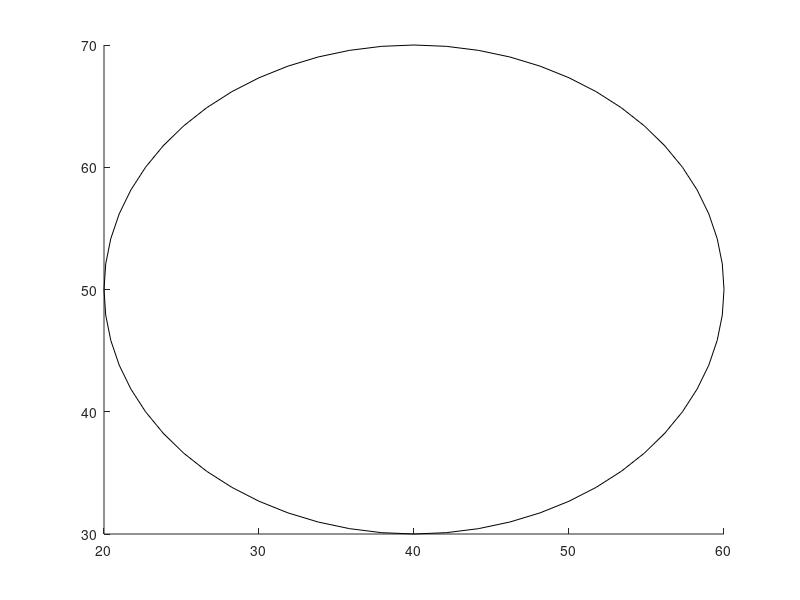

The MATLAB source for this figure: (Note: this script raises an error after producing the figure.)
%% dynamic obstacle avoidance path plannning 
%second trying

clc
clear all
close all

%% paramenter initial

global dongp;
dongp=[80,0,10];
global h1;
global h2;
format short
startXY=[0 0];
endXY=[100 100];
search_range=4;


obs_circlr_Center=[40 50];
obs_circle_Range=20;

%% still obs
r=rectangle('position',[obs_circlr_Center(1)-obs_circle_Range,obs_circlr_Center(2)-obs_circle_Range,...
    obs_circle_Range*2,obs_circle_Range*2]...
    ,'Curvature',[1 1]);
figure(1);
hold on 
r.FaceColor=[0 0 0];%% wrong hear Facecolo
axis([0 100 0 100]);
rout_now=startXY;
rout_length=0;
rout=[startXY];

%%  main
while ( sqrt((endXY(1)-rout_now(1))^2+(endXY(2)-rout_now(2))^2)>=2*search_range )
    Pt8=point8(rout_now,endXY,search_range);
    routLength=inf;
    for n=1:8
        if (~isOnTheObs(Pt8(n,:),obs_circlr_Center,obs_circle_Range))
            Pt18=point8(Pt8(n,:),endXY,search_range);
            for m=1:8
                length=sqrt( (Pt18(m,1)-endXY(1))^2+(Pt18(m,2)-endXY(2))^2);
                if length<routLength
                    routLength=length;
                    preRout=Pt8(n,:);
                end
            end
        end
    end
rout_now=preRout;
rout=[rout;rout_now];
rout_length=rout_length+search_range;
circle(rout_now(1),rout_now(2),3);
dongp=dongtai(3,12,80,0,0,1);
pause(0.1);
delete(h1);
delete(h2);
end

%% result output
rout=[rout;endXY];
rout_length=rout_length+sqrt((endXY(1)-rout_now(1))^2+(endXY(2)-rout_now(2))^2);
routPlot(rout);